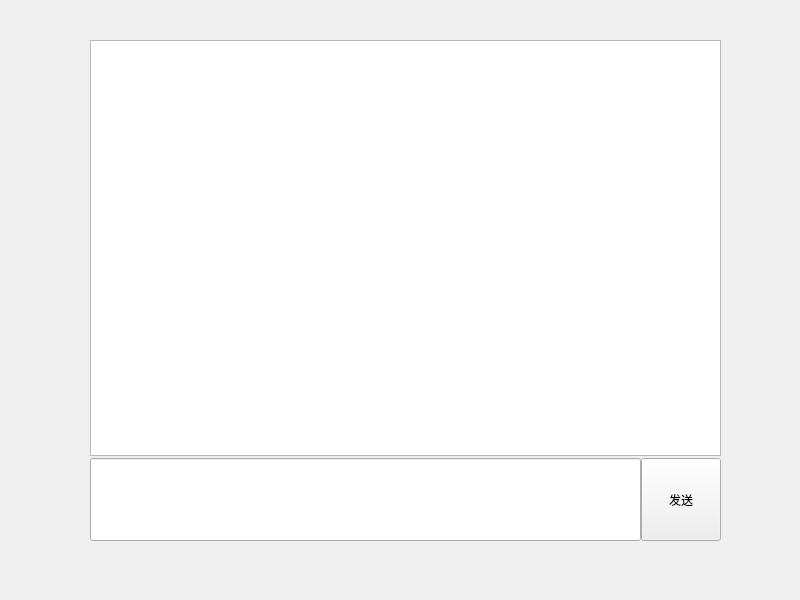
<?xml version="1.0" encoding="UTF-8"?>
<ui version="4.0">
 <class>Widget</class>
 <widget class="QWidget" name="Widget">
  <property name="geometry">
   <rect>
    <x>0</x>
    <y>0</y>
    <width>800</width>
    <height>600</height>
   </rect>
  </property>
  <property name="windowTitle">
   <string>Widget</string>
  </property>
  <widget class="QWidget" name="">
   <property name="geometry">
    <rect>
     <x>90</x>
     <y>40</y>
     <width>631</width>
     <height>501</height>
    </rect>
   </property>
   <layout class="QVBoxLayout" name="verticalLayout" stretch="5,1">
    <property name="spacing">
     <number>2</number>
    </property>
    <item>
     <widget class="QPlainTextEdit" name="plainTextEdit"/>
    </item>
    <item>
     <layout class="QHBoxLayout" name="horizontalLayout">
      <property name="spacing">
       <number>0</number>
      </property>
      <item>
       <widget class="QLineEdit" name="lineEdit">
        <property name="sizePolicy">
         <sizepolicy hsizetype="Expanding" vsizetype="Expanding">
          <horstretch>0</horstretch>
          <verstretch>0</verstretch>
         </sizepolicy>
        </property>
       </widget>
      </item>
      <item>
       <widget class="QPushButton" name="pushButton">
        <property name="sizePolicy">
         <sizepolicy hsizetype="Minimum" vsizetype="Expanding">
          <horstretch>0</horstretch>
          <verstretch>0</verstretch>
         </sizepolicy>
        </property>
        <property name="text">
         <string>发送</string>
        </property>
       </widget>
      </item>
     </layout>
    </item>
   </layout>
  </widget>
 </widget>
 <resources/>
 <connections/>
</ui>
